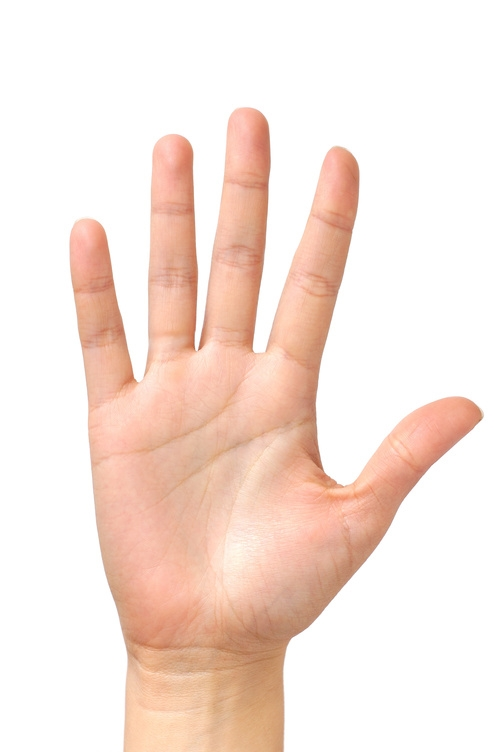
//> input picture images/bantay.jpg, 500 x 752 px
$ ./detect_fingers_in_hand   (built with g++ and OpenCV 4)
//> lines starting //> are read from the running program, lines starting //| are printed output that depends on the picture; after the words box and inside, x2 and y2 are one past the last pixel; in counts of white or black regions, pixels touching at a corner belong together
#include <stdio.h>
#include <stdlib.h>
#include <iostream>
#include <opencv2/highgui/highgui.hpp>
#include <opencv2/imgproc/imgproc.hpp>


using namespace std;
using namespace cv;


Mat src, src_gray;
int min_thresh = 120;
int max_thresh = 255;
RNG rng(12345);

void thresh_callback(int, void *)
{
    Mat src_copy = src.clone();
    Mat thresh_output;
    vector<vector<Point>> contours;
    vector<Vec4i> hierarchy;

    // detect edges using threshold
    threshold(src_gray, thresh_output, min_thresh, max_thresh, THRESH_BINARY);
    // find contours
    findContours(thresh_output, contours, hierarchy, RETR_TREE, CHAIN_APPROX_SIMPLE);
    // find the convex hull object for each contour
    vector<vector<Point>> hull(contours.size());
    for (size_t i = 0; i < contours.size(); i++)
    {
        /* code */
        convexHull(Mat(contours[i]), hull[i], false);
    }
    Mat drawing = Mat::zeros(thresh_output.size(), CV_8UC3);
    for (int i = 0; i < contours.size(); i++)
    {
        Scalar color = Scalar(rng.uniform(0, 255), rng.uniform(0, 255), rng.uniform(0, 255));
        drawContours(drawing, contours, i, color, 1, 8, vector<Vec4i>(), 0, Point());
        drawContours(drawing, hull, i, color, 1, 8, vector<Vec4i>(), 0, Point());
    }
    /// Show in a window
    namedWindow("Hull demo", WINDOW_AUTOSIZE);
    imshow("Hull demo", drawing);
}

int main(int argc, char const *argv[])
{
    /* code */
    src = imread("../images/bantay.jpg");
//> src is the input picture: 752 rows x 500 cols, CV_8UC3; mean B, G, R 219.7, 228.7, 247.3
    cvtColor(src, src_gray, COLOR_BGR2GRAY);
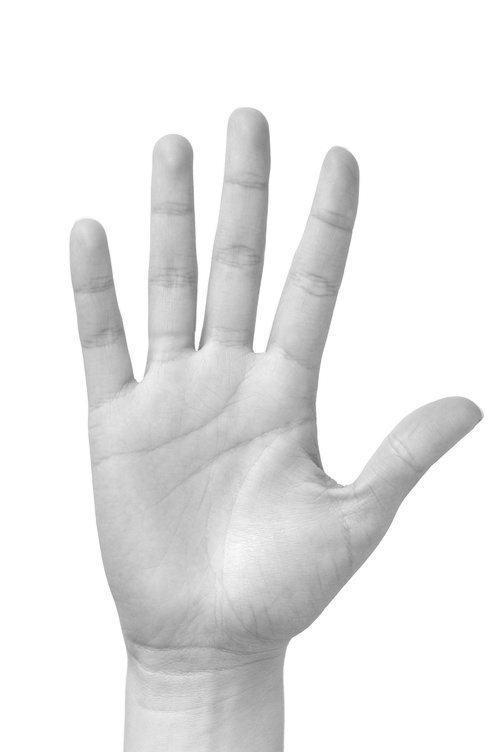
//> src_gray: 752 rows x 500 cols, CV_8UC1; min 109, max 255, mean 233.2
    blur(src_gray, src_gray, Size(3, 3));

    namedWindow("source", WINDOW_AUTOSIZE);
    createTrackbar("thresh: ", "source", &min_thresh, max_thresh, thresh_callback);
    thresh_callback(0, 0);
//> in thresh_callback, `threshold(src_gray, thresh_output, min_thresh, max_thresh, THRESH_BINA..`: thresh_output: 752 rows x 500 cols, CV_8UC1; every value is 255
//> in thresh_callback, `findContours(thresh_output, contours, hierarchy, RETR_TREE, CHAIN_APPR..`: contours = 1 contour; box (x1, y1, x2, y2) and area: (0, 0, 500, 752) 374749
//> in thresh_callback, `vector<vector<Point>> hull(contours.size());`: hull = 1 empty contours
//> the loop in thresh_callback, `for (size_t i = 0; i < contours.size(); i++)` made 1 pass
//> the loop in thresh_callback, `for (int i = 0; i < contours.size(); i++)` made 1 pass
//> after the loop in thresh_callback, `for (int i = 0; i < contours.size(); i++)`:
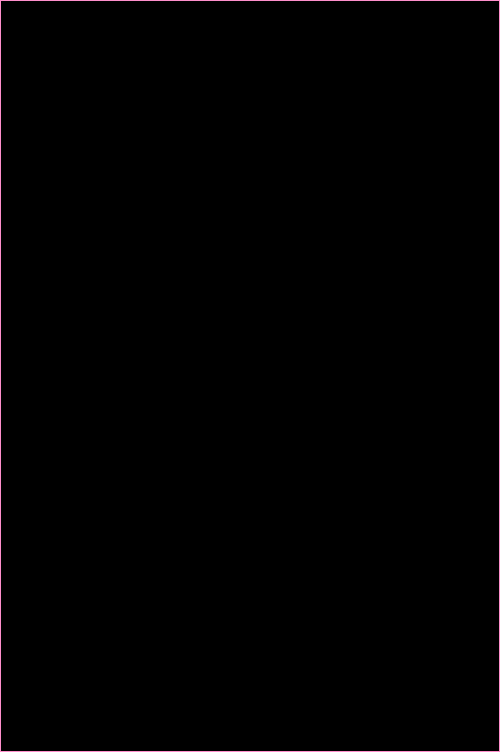
//> drawing: 752 rows x 500 cols, CV_8UC3; mean B, G, R 1.3, 1, 1.7
    waitKey(0);

    return 0;
}
